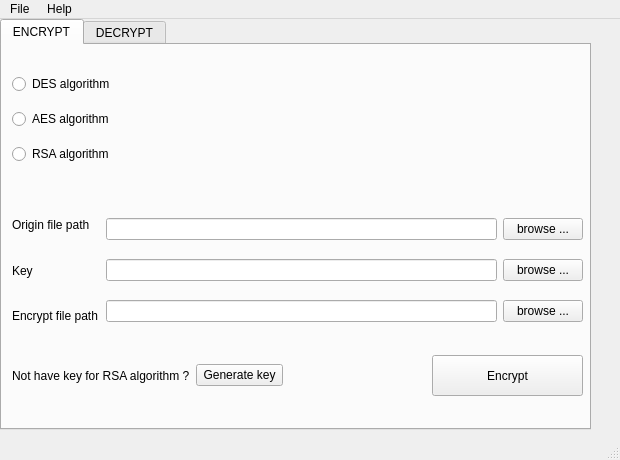
<?xml version="1.0" encoding="UTF-8"?>
<ui version="4.0">
 <class>MainWindow</class>
 <widget class="QMainWindow" name="MainWindow">
  <property name="geometry">
   <rect>
    <x>0</x>
    <y>0</y>
    <width>620</width>
    <height>460</height>
   </rect>
  </property>
  <property name="sizePolicy">
   <sizepolicy hsizetype="Preferred" vsizetype="Preferred">
    <horstretch>0</horstretch>
    <verstretch>0</verstretch>
   </sizepolicy>
  </property>
  <property name="minimumSize">
   <size>
    <width>620</width>
    <height>460</height>
   </size>
  </property>
  <property name="maximumSize">
   <size>
    <width>620</width>
    <height>16777215</height>
   </size>
  </property>
  <property name="windowTitle">
   <string>Simple Encrypt/Decrypt Program</string>
  </property>
  <property name="windowOpacity">
   <double>1.000000000000000</double>
  </property>
  <property name="animated">
   <bool>true</bool>
  </property>
  <widget class="QWidget" name="centralwidget">
   <widget class="QTabWidget" name="tab">
    <property name="geometry">
     <rect>
      <x>0</x>
      <y>0</y>
      <width>591</width>
      <height>411</height>
     </rect>
    </property>
    <property name="currentIndex">
     <number>0</number>
    </property>
    <widget class="QWidget" name="tabEncrypt">
     <attribute name="title">
      <string>ENCRYPT</string>
     </attribute>
     <widget class="QWidget" name="verticalLayoutWidget_4">
      <property name="geometry">
       <rect>
        <x>10</x>
        <y>20</y>
        <width>571</width>
        <height>111</height>
       </rect>
      </property>
      <layout class="QVBoxLayout" name="encAlgorithmsChose">
       <item>
        <widget class="QRadioButton" name="enc_radio_des">
         <property name="text">
          <string>DES algorithm</string>
         </property>
        </widget>
       </item>
       <item>
        <widget class="QRadioButton" name="enc_radio_aes">
         <property name="text">
          <string>AES algorithm</string>
         </property>
        </widget>
       </item>
       <item>
        <widget class="QRadioButton" name="enc_radio_rsa">
         <property name="text">
          <string>RSA algorithm</string>
         </property>
        </widget>
       </item>
      </layout>
     </widget>
     <widget class="QPushButton" name="encryptButton">
      <property name="geometry">
       <rect>
        <x>430</x>
        <y>310</y>
        <width>151</width>
        <height>41</height>
       </rect>
      </property>
      <property name="text">
       <string>Encrypt</string>
      </property>
     </widget>
     <widget class="QWidget" name="layoutWidget_2">
      <property name="geometry">
       <rect>
        <x>10</x>
        <y>310</y>
        <width>271</width>
        <height>41</height>
       </rect>
      </property>
      <layout class="QHBoxLayout" name="encGenerateKeyLayout">
       <item>
        <widget class="QLabel" name="enc_gen_key_label">
         <property name="text">
          <string>Not have key for RSA algorithm ?</string>
         </property>
        </widget>
       </item>
       <item>
        <widget class="QPushButton" name="enc_gen_key_button">
         <property name="text">
          <string>Generate key</string>
         </property>
        </widget>
       </item>
      </layout>
     </widget>
     <widget class="QWidget" name="">
      <property name="geometry">
       <rect>
        <x>10</x>
        <y>160</y>
        <width>571</width>
        <height>131</height>
       </rect>
      </property>
      <layout class="QHBoxLayout" name="encFileImportLayout">
       <item>
        <layout class="QVBoxLayout" name="encLabelLayout">
         <item>
          <widget class="QLabel" name="enc_label_origin">
           <property name="minimumSize">
            <size>
             <width>71</width>
             <height>21</height>
            </size>
           </property>
           <property name="text">
            <string>Origin file path   </string>
           </property>
          </widget>
         </item>
         <item>
          <widget class="QLabel" name="enc_label_key">
           <property name="text">
            <string>Key</string>
           </property>
          </widget>
         </item>
         <item>
          <widget class="QLabel" name="enc_label_filepath">
           <property name="text">
            <string>Encrypt file path</string>
           </property>
          </widget>
         </item>
        </layout>
       </item>
       <item>
        <layout class="QVBoxLayout" name="encAddressLayout">
         <item>
          <layout class="QHBoxLayout" name="encOriginFilePath">
           <item>
            <widget class="QLineEdit" name="enc_address_origin_text">
             <property name="minimumSize">
              <size>
               <width>371</width>
               <height>20</height>
              </size>
             </property>
            </widget>
           </item>
           <item>
            <widget class="QPushButton" name="enc_address_origin_button">
             <property name="text">
              <string>browse ...</string>
             </property>
            </widget>
           </item>
          </layout>
         </item>
         <item>
          <layout class="QHBoxLayout" name="encBrowseKey">
           <item>
            <widget class="QLineEdit" name="enc_address_key_text">
             <property name="minimumSize">
              <size>
               <width>371</width>
               <height>20</height>
              </size>
             </property>
            </widget>
           </item>
           <item>
            <widget class="QPushButton" name="enc_address_key_button">
             <property name="text">
              <string>browse ...</string>
             </property>
            </widget>
           </item>
          </layout>
         </item>
         <item>
          <layout class="QHBoxLayout" name="encEncFilePath">
           <item>
            <widget class="QLineEdit" name="enc_address_save_text">
             <property name="minimumSize">
              <size>
               <width>371</width>
               <height>20</height>
              </size>
             </property>
            </widget>
           </item>
           <item>
            <widget class="QPushButton" name="enc_address_save_button">
             <property name="text">
              <string>browse ...</string>
             </property>
            </widget>
           </item>
          </layout>
         </item>
        </layout>
       </item>
      </layout>
     </widget>
     <zorder>verticalLayoutWidget_4</zorder>
     <zorder>enc_label_origin</zorder>
     <zorder>enc_label_key</zorder>
     <zorder>encryptButton</zorder>
     <zorder>enc_label_filepath</zorder>
     <zorder>enc_address_origin_text</zorder>
     <zorder>enc_address_key_text</zorder>
     <zorder>enc_address_save_text</zorder>
     <zorder></zorder>
     <zorder></zorder>
     <zorder></zorder>
     <zorder>enc_address_origin_button</zorder>
     <zorder>enc_address_key_button</zorder>
     <zorder>enc_address_save_button</zorder>
     <zorder>layoutWidget_2</zorder>
    </widget>
    <widget class="QWidget" name="tabDecrypt">
     <attribute name="title">
      <string>DECRYPT</string>
     </attribute>
     <widget class="QWidget" name="layoutWidget">
      <property name="geometry">
       <rect>
        <x>10</x>
        <y>160</y>
        <width>571</width>
        <height>131</height>
       </rect>
      </property>
      <layout class="QHBoxLayout" name="decFileImportLayout">
       <item>
        <layout class="QVBoxLayout" name="decLabelLayout">
         <item>
          <widget class="QLabel" name="dec_label_enc_filepath">
           <property name="minimumSize">
            <size>
             <width>71</width>
             <height>21</height>
            </size>
           </property>
           <property name="text">
            <string>Encrypt file path</string>
           </property>
          </widget>
         </item>
         <item>
          <widget class="QLabel" name="dec_label_key">
           <property name="text">
            <string>Key</string>
           </property>
          </widget>
         </item>
         <item>
          <widget class="QLabel" name="dec_label_filepath">
           <property name="text">
            <string>Decrypt file path</string>
           </property>
          </widget>
         </item>
        </layout>
       </item>
       <item>
        <layout class="QVBoxLayout" name="decAddressLayout">
         <item>
          <layout class="QHBoxLayout" name="decEncFilePath">
           <item>
            <widget class="QLineEdit" name="dec_address_enc_text">
             <property name="minimumSize">
              <size>
               <width>371</width>
               <height>20</height>
              </size>
             </property>
            </widget>
           </item>
           <item>
            <widget class="QPushButton" name="dec_address_enc_button">
             <property name="text">
              <string>browse ...</string>
             </property>
            </widget>
           </item>
          </layout>
         </item>
         <item>
          <layout class="QHBoxLayout" name="decBrowseKey">
           <item>
            <widget class="QLineEdit" name="dec_address_key_text">
             <property name="minimumSize">
              <size>
               <width>371</width>
               <height>20</height>
              </size>
             </property>
            </widget>
           </item>
           <item>
            <widget class="QPushButton" name="dec_address_key_button">
             <property name="text">
              <string>browse ...</string>
             </property>
            </widget>
           </item>
          </layout>
         </item>
         <item>
          <layout class="QHBoxLayout" name="decDecFilePath">
           <item>
            <widget class="QLineEdit" name="dec_address_save_text">
             <property name="minimumSize">
              <size>
               <width>371</width>
               <height>20</height>
              </size>
             </property>
            </widget>
           </item>
           <item>
            <widget class="QPushButton" name="dec_address_save_button">
             <property name="text">
              <string>browse ...</string>
             </property>
            </widget>
           </item>
          </layout>
         </item>
        </layout>
       </item>
      </layout>
     </widget>
     <widget class="QWidget" name="verticalLayoutWidget_5">
      <property name="geometry">
       <rect>
        <x>10</x>
        <y>20</y>
        <width>571</width>
        <height>111</height>
       </rect>
      </property>
      <layout class="QVBoxLayout" name="decAlgorithmsChose">
       <item>
        <widget class="QRadioButton" name="dec_radio_des">
         <property name="text">
          <string>DES algorithm</string>
         </property>
        </widget>
       </item>
       <item>
        <widget class="QRadioButton" name="dec_radio_aes">
         <property name="text">
          <string>AES algorithm</string>
         </property>
        </widget>
       </item>
       <item>
        <widget class="QRadioButton" name="dec_radio_rsa">
         <property name="text">
          <string>RSA algorithm</string>
         </property>
        </widget>
       </item>
      </layout>
     </widget>
     <widget class="QPushButton" name="decryptButton">
      <property name="geometry">
       <rect>
        <x>430</x>
        <y>310</y>
        <width>151</width>
        <height>41</height>
       </rect>
      </property>
      <property name="text">
       <string>Decrypt</string>
      </property>
     </widget>
    </widget>
   </widget>
   <zorder>tab</zorder>
   <zorder>enc_label_origin</zorder>
  </widget>
  <widget class="QMenuBar" name="menubar">
   <property name="geometry">
    <rect>
     <x>0</x>
     <y>0</y>
     <width>620</width>
     <height>21</height>
    </rect>
   </property>
   <widget class="QMenu" name="menuFile">
    <property name="title">
     <string>File </string>
    </property>
    <addaction name="actionGenerate_RSA_key"/>
    <addaction name="actionClose"/>
   </widget>
   <widget class="QMenu" name="menuHelp">
    <property name="title">
     <string>Help</string>
    </property>
    <addaction name="actionRead_me"/>
   </widget>
   <addaction name="menuFile"/>
   <addaction name="menuHelp"/>
  </widget>
  <widget class="QStatusBar" name="statusbar"/>
  <action name="actionGenerate_RSA_key">
   <property name="text">
    <string>Generate RSA key</string>
   </property>
  </action>
  <action name="actionClose">
   <property name="text">
    <string>Close</string>
   </property>
  </action>
  <action name="actionRead_me">
   <property name="text">
    <string>Read me!</string>
   </property>
  </action>
 </widget>
 <tabstops>
  <tabstop>enc_gen_key_button</tabstop>
  <tabstop>tab</tabstop>
  <tabstop>enc_radio_des</tabstop>
  <tabstop>enc_radio_aes</tabstop>
  <tabstop>enc_radio_rsa</tabstop>
  <tabstop>enc_address_origin_text</tabstop>
  <tabstop>enc_address_origin_button</tabstop>
  <tabstop>enc_address_key_text</tabstop>
  <tabstop>enc_address_key_button</tabstop>
  <tabstop>enc_address_save_text</tabstop>
  <tabstop>enc_address_save_button</tabstop>
  <tabstop>encryptButton</tabstop>
  <tabstop>dec_radio_des</tabstop>
  <tabstop>dec_radio_aes</tabstop>
  <tabstop>dec_radio_rsa</tabstop>
  <tabstop>dec_address_enc_text</tabstop>
  <tabstop>dec_address_enc_button</tabstop>
  <tabstop>dec_address_key_text</tabstop>
  <tabstop>dec_address_key_button</tabstop>
  <tabstop>dec_address_save_text</tabstop>
  <tabstop>dec_address_save_button</tabstop>
  <tabstop>decryptButton</tabstop>
 </tabstops>
 <resources/>
 <connections>
  <connection>
   <sender>actionClose</sender>
   <signal>triggered()</signal>
   <receiver>MainWindow</receiver>
   <slot>close()</slot>
   <hints>
    <hint type="sourcelabel">
     <x>-1</x>
     <y>-1</y>
    </hint>
    <hint type="destinationlabel">
     <x>309</x>
     <y>229</y>
    </hint>
   </hints>
  </connection>
  <connection>
   <sender>enc_radio_des</sender>
   <signal>clicked()</signal>
   <receiver>enc_address_key_button</receiver>
   <slot>hide()</slot>
   <hints>
    <hint type="sourcelabel">
     <x>297</x>
     <y>83</y>
    </hint>
    <hint type="destinationlabel">
     <x>542</x>
     <y>268</y>
    </hint>
   </hints>
  </connection>
  <connection>
   <sender>enc_radio_rsa</sender>
   <signal>clicked()</signal>
   <receiver>enc_address_key_button</receiver>
   <slot>show()</slot>
   <hints>
    <hint type="sourcelabel">
     <x>297</x>
     <y>151</y>
    </hint>
    <hint type="destinationlabel">
     <x>542</x>
     <y>268</y>
    </hint>
   </hints>
  </connection>
  <connection>
   <sender>enc_radio_aes</sender>
   <signal>clicked()</signal>
   <receiver>enc_address_key_button</receiver>
   <slot>hide()</slot>
   <hints>
    <hint type="sourcelabel">
     <x>297</x>
     <y>117</y>
    </hint>
    <hint type="destinationlabel">
     <x>542</x>
     <y>268</y>
    </hint>
   </hints>
  </connection>
  <connection>
   <sender>dec_radio_aes</sender>
   <signal>clicked()</signal>
   <receiver>dec_address_key_button</receiver>
   <slot>hide()</slot>
   <hints>
    <hint type="sourcelabel">
     <x>297</x>
     <y>117</y>
    </hint>
    <hint type="destinationlabel">
     <x>542</x>
     <y>268</y>
    </hint>
   </hints>
  </connection>
  <connection>
   <sender>dec_radio_des</sender>
   <signal>clicked()</signal>
   <receiver>dec_address_key_button</receiver>
   <slot>hide()</slot>
   <hints>
    <hint type="sourcelabel">
     <x>297</x>
     <y>83</y>
    </hint>
    <hint type="destinationlabel">
     <x>542</x>
     <y>268</y>
    </hint>
   </hints>
  </connection>
  <connection>
   <sender>dec_radio_rsa</sender>
   <signal>clicked()</signal>
   <receiver>dec_address_key_button</receiver>
   <slot>show()</slot>
   <hints>
    <hint type="sourcelabel">
     <x>297</x>
     <y>151</y>
    </hint>
    <hint type="destinationlabel">
     <x>542</x>
     <y>268</y>
    </hint>
   </hints>
  </connection>
 </connections>
</ui>
